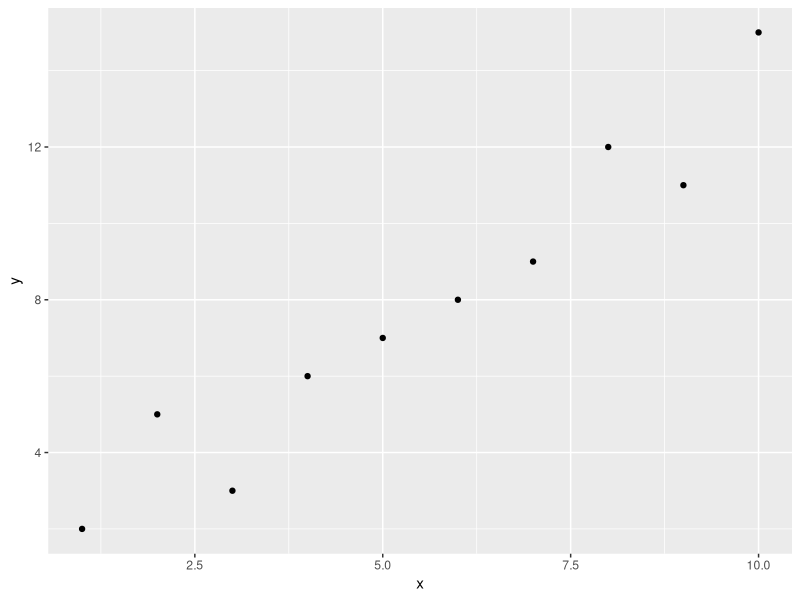
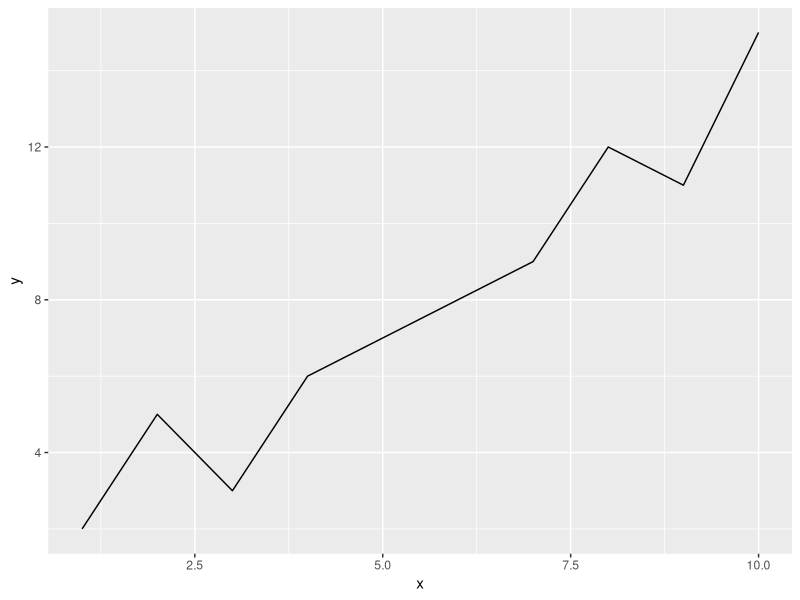
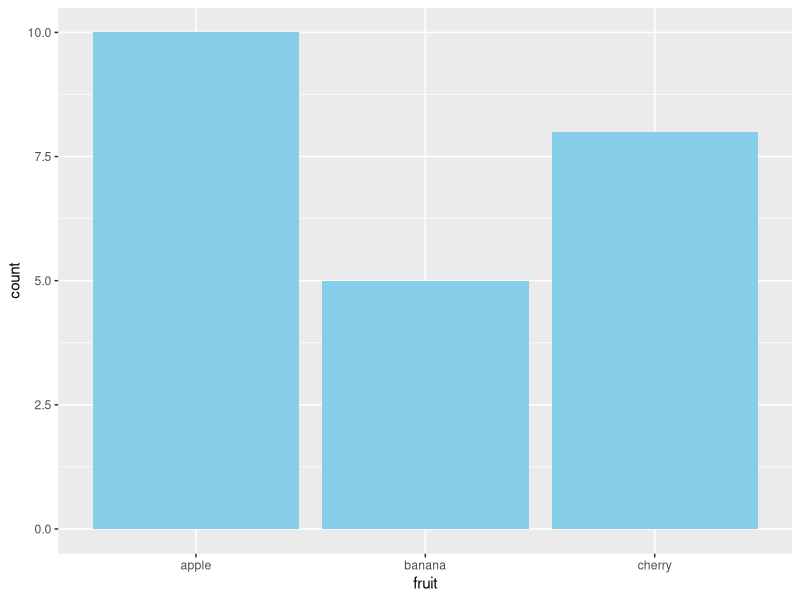
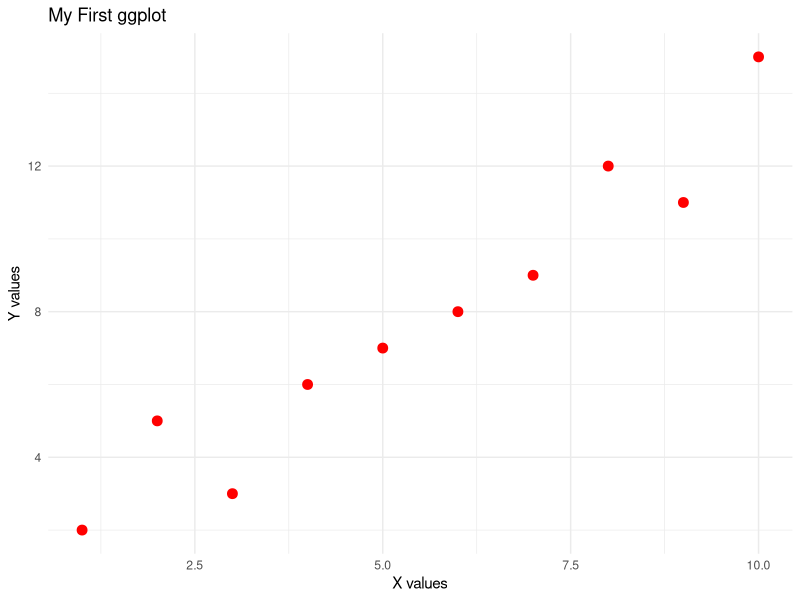
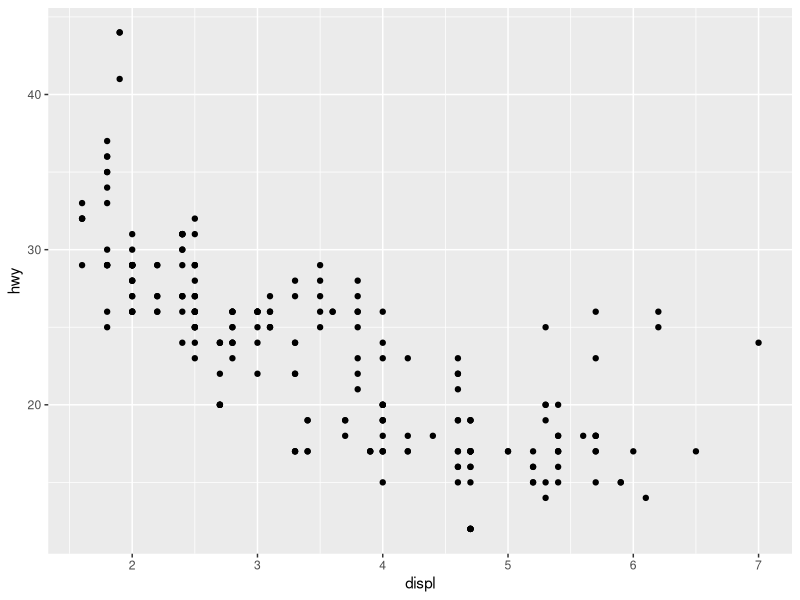
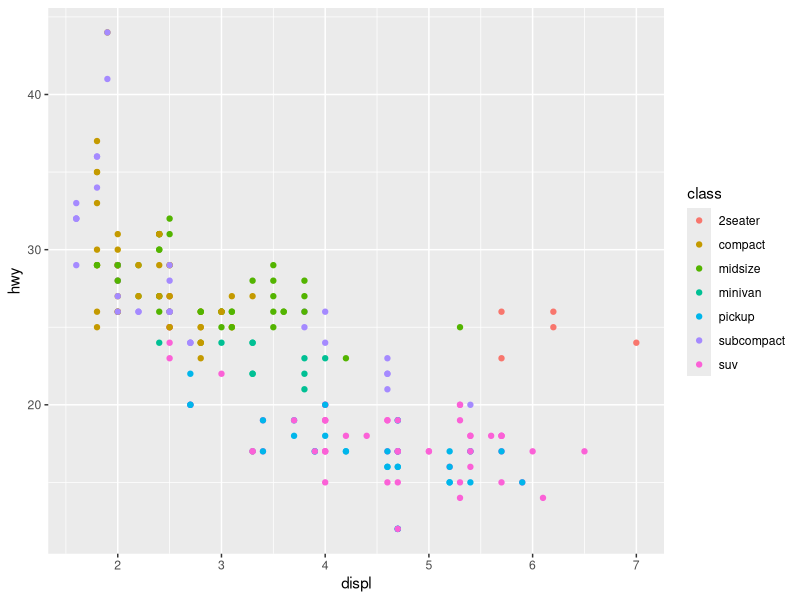

Here is the R script that generated these plots, in order:
library(ggplot2)

# Ex 1
df <- data.frame(
  x = 1:10,
  y = c(2, 5, 3, 6, 7, 8, 9, 12, 11, 15)
)

ggplot(df, aes(x = x, y = y)) +
  geom_point()

ggplot(df, aes(x = x, y = y)) +
  geom_line()

# Ex 2
df2 <- data.frame(
  fruit = c("apple", "banana", "cherry"),
  count = c(10, 5, 8)
)

ggplot(df2, aes(x = fruit, y = count)) +
  geom_bar(stat = "identity", fill = "skyblue")

# Ex 3
ggplot(df, aes(x = x, y = y)) +
  geom_point(color = "red", size = 3) +
  labs(
    title = "My First ggplot",
    x = "X values",
    y = "Y values"
  ) +
  theme_minimal()

# Ex 4
ggplot(data = mpg, aes(y = hwy, x = displ)) +
  geom_point()

ggplot(data = mpg, aes(y = hwy, x = displ, colour = class)) +
  geom_point()
